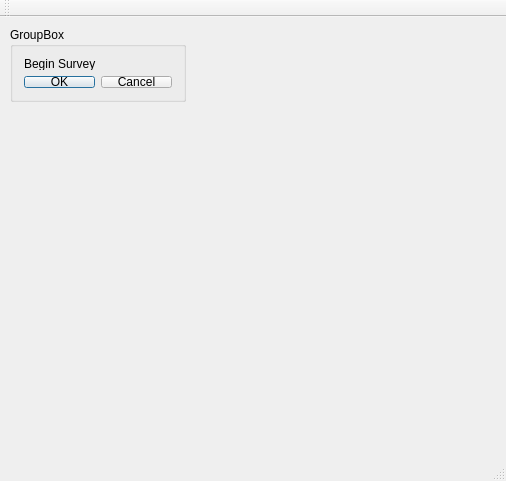
<?xml version="1.0" encoding="UTF-8"?>
<ui version="4.0">
 <class>MainWindow</class>
 <widget class="QMainWindow" name="MainWindow">
  <property name="geometry">
   <rect>
    <x>0</x>
    <y>0</y>
    <width>506</width>
    <height>481</height>
   </rect>
  </property>
  <property name="windowTitle">
   <string>MainWindow</string>
  </property>
  <widget class="QWidget" name="centralWidget">
   <widget class="QGroupBox" name="groupBox">
    <property name="geometry">
     <rect>
      <x>10</x>
      <y>10</y>
      <width>176</width>
      <height>75</height>
     </rect>
    </property>
    <property name="title">
     <string>GroupBox</string>
    </property>
    <layout class="QVBoxLayout" name="verticalLayout">
     <item>
      <widget class="QLabel" name="label">
       <property name="text">
        <string>Begin Survey</string>
       </property>
      </widget>
     </item>
     <item>
      <widget class="QDialogButtonBox" name="buttonBox">
       <property name="standardButtons">
        <set>QDialogButtonBox::Cancel|QDialogButtonBox::Ok</set>
       </property>
      </widget>
     </item>
    </layout>
   </widget>
  </widget>
  <widget class="QMenuBar" name="menuBar">
   <property name="geometry">
    <rect>
     <x>0</x>
     <y>0</y>
     <width>506</width>
     <height>21</height>
    </rect>
   </property>
  </widget>
  <widget class="QToolBar" name="mainToolBar">
   <attribute name="toolBarArea">
    <enum>TopToolBarArea</enum>
   </attribute>
   <attribute name="toolBarBreak">
    <bool>false</bool>
   </attribute>
  </widget>
  <widget class="QStatusBar" name="statusBar"/>
 </widget>
 <layoutdefault spacing="6" margin="11"/>
 <resources/>
 <connections/>
</ui>
